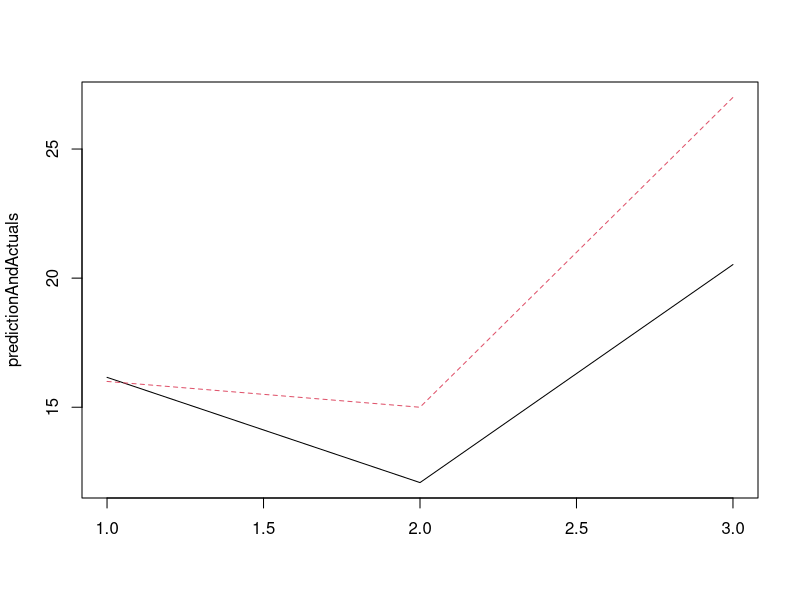
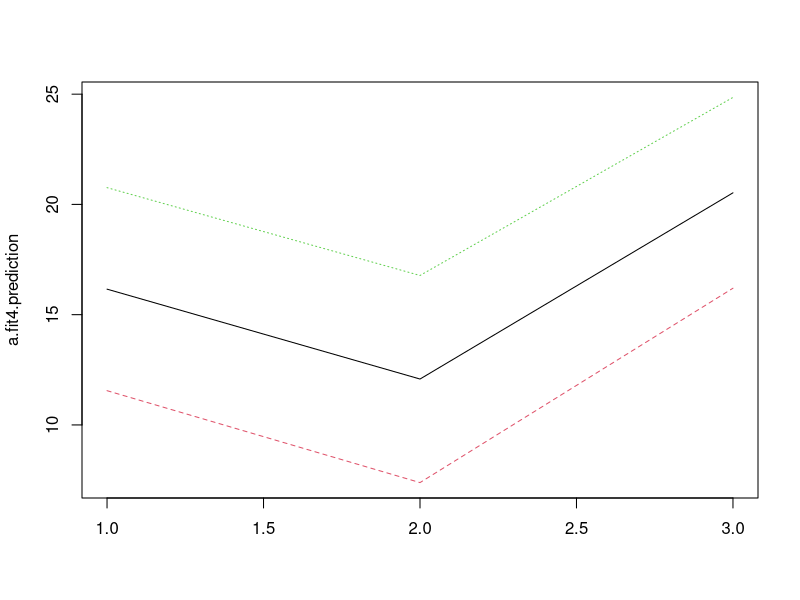
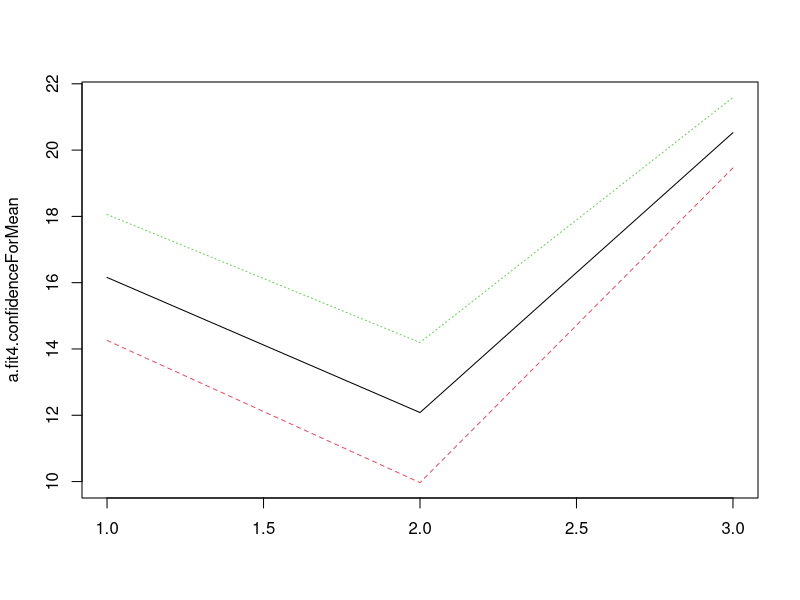

Source code (R) for these figures, in order:
library(readxl)
library(car)

# Import Auto.xlsx
Auto <- read_excel("./data/Auto.xlsx")
View(Auto)

# Pairwise correlation coefficients
round(cor(Auto),2)

# Regress mpg on the predictors in the data set
a.fit1 <- lm(mpg ~ ., data=Auto) 

summary(a.fit1)
anova(a.fit1)

# variance inflation factor
round(vif(a.fit1),2) 

# linear regression model
a.fit2 <- lm(mpg ~   cylinders + displacement + weight + acceleration, data=Auto)
summary(a.fit2)
anova(a.fit2)

# variance inflation factor
round(vif(a.fit2),2)

# Exclude the variable that thas the highest variance inflation factor
a.fit3 <- lm(mpg ~ displacement + weight + acceleration, data=Auto)
summary(a.fit3)
round(vif(a.fit3),2)

a.fit4 <- lm(mpg ~ weight  + acceleration, data=Auto)
summary(a.fit4)
round(vif(a.fit4),2)

# Predict using the dependent variables
AutoTest <- read_excel("./data/AutoTest.xlsx")
View(AutoTest)

a.fit4.prediction <- predict(a.fit4, AutoTest, interval = "prediction")
a.fit4.prediction

# Plot the predicted and actual value to check for accuracy of prediction
predictionAndActuals <- data.frame(a.fit4.prediction[,1], AutoTest$mpg)
colnames(predictionAndActuals) <- c("Predicted mpg","Actual mpg")
matplot(predictionAndActuals, type = "l")
predictionAndActuals
matplot(a.fit4.prediction, type = "l")

a.fit4.confidenceForMean <- predict(a.fit4, AutoTest, interval = "confidence")
a.fit4.confidenceForMean
matplot(a.fit4.confidenceForMean, type = "l")